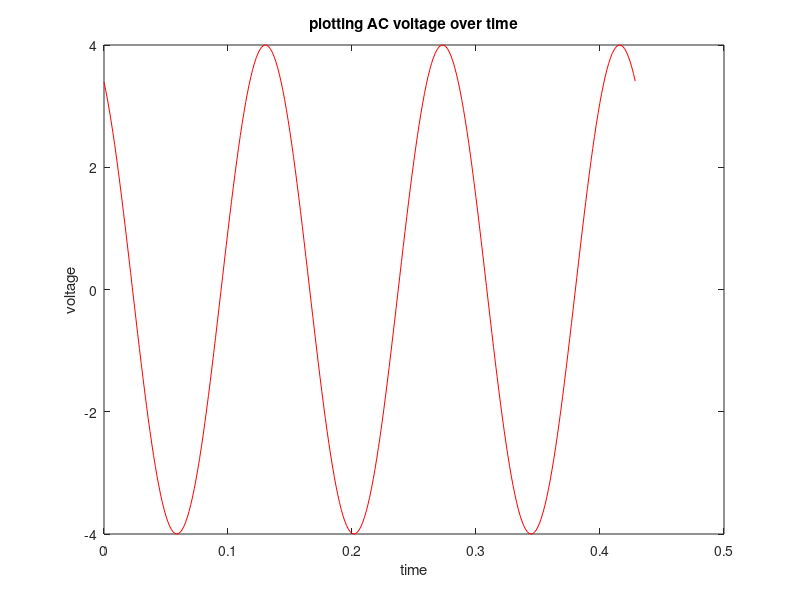
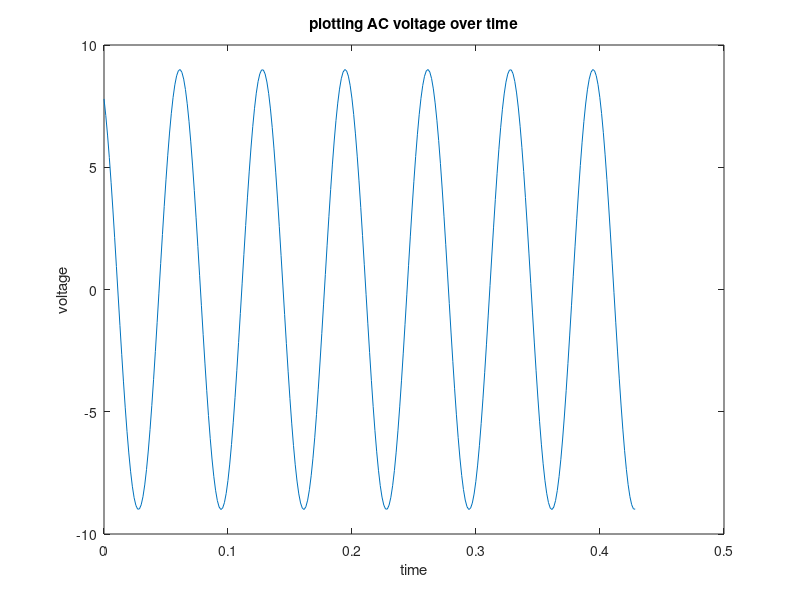

MATLAB code to generate these figures, in order:
clc
close all

%22-46026-1
%AB-CDEFG-H

%K1 = A + B
k1 = 4;
%K2 = G+H+2
k2 = 9;
% J1 = D+G+20
j1 = deg2rad(32);
% j2 = 30 degrees
j2 = deg2rad(30);

%f1 = E+F+5
f1 = 7;
% f2 = C+D+5
f2 = 15;

T = 0.1428;
t = 0: (T/100) : 3*T;

x1 = k1 * cos(2 * pi * f1 * t + j1);
x2 = k2 * cos(2 * pi * f2 * t + j2);

plot(t, x1, 'r-')
title('plotting AC voltage over time')
xlabel('time')
ylabel('voltage')
figure()
plot(t, x2)
title('plotting AC voltage over time')
xlabel('time')
ylabel('voltage')